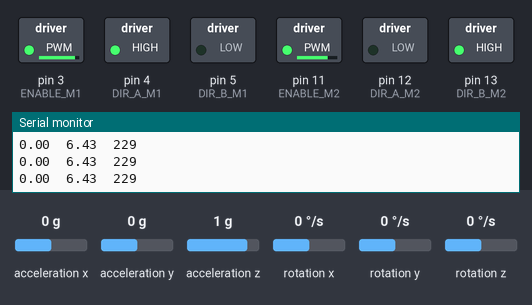
A sketch run on a simulated Arduino Uno, built with avr-gcc and run on an emulated ATmega328P. Parts: switched loads named in the sketch (green lamp = pin HIGH), the last lines printed to the serial monitor. Inputs (shaded band) come from the test bench; at power-on: rotation z 0 °/s, acceleration x 0 g, acceleration y 0 g, acceleration z 1 g, rotation x 0 °/s, rotation y 0 °/s.

Above: at 7.36 s.
7.4 s: rotation z set to -192 °/s
At 8.2 s:
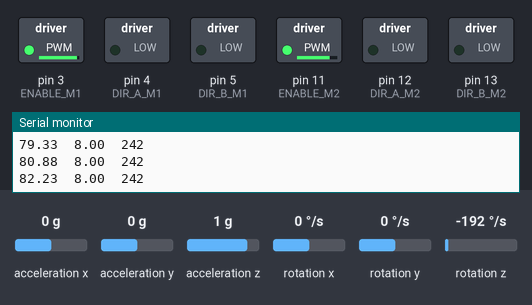
At 9.1 s:
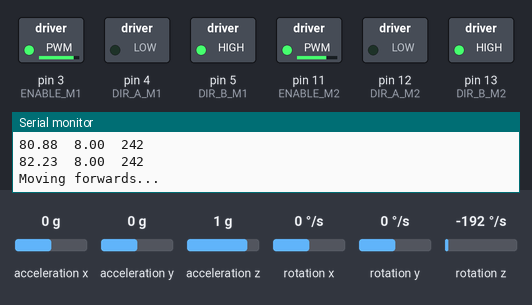
Timing chart, 0 to 15.8 s (numbered marks = the images above; inputs shaded):
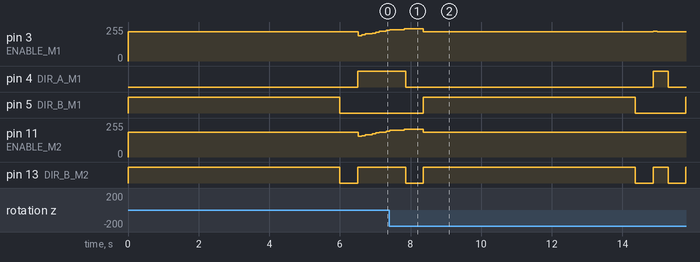

The sketch:

IMU.ino
```cpp
// (licence header left out)
/*
 * Updated by Ahmad Shamshiri on July 09, 2018 for Robojax.com
 * in Ajax, Ontario, Canada
 * watch instrucion video for this code:
For this sketch you need to connect:
VCC to 5V and GND to GND of Arduino
SDA to A4 and SCL to A5

S20A is 3.3V voltage regulator MIC5205-3.3BM5
*/

#include "MPU9250.h"
#include <PID_v1.h>

// MOTOR PARAMETERS
#define ENABLE_M1 3
#define DIR_A_M1 4
#define DIR_B_M1 5

// FASTER MOTOR
#define ENABLE_M2 11
#define DIR_A_M2 12
#define DIR_B_M2 13

#define SPEED_DIFF 35

const int min_fwd_speed = 220;
const int min_turn_speed = 210;
int speed;
double calculated_speed;
int set_PID_max = 1;
double PID_max;

// PID Gain Values
double Kp=0.05, Ki=5, Kd=0.1;

// an MPU9250 object with the MPU-9250 sensor on I2C bus 0 with address 0x68
MPU9250 IMU(Wire,0x68);
int status;

double yaw, desired_yaw;

// PID Control
PID turnPID(&yaw, &calculated_speed, &desired_yaw, Kp, Ki, Kd, DIRECT);

// Gyroscope Data
double omega_z; // RAD/SEC
double theta_z; // RAD

#define GZ_OFFSET   -0.000434851
#define THETA_SCALING  1.003786916

#define GZ_DEAD_PASS_CUTOFF 0.25 // RAD/SEC

// Filter Parameters
// LOW PASS FILTERS NOISE FROM RAW DATA
double curr_LP_filtered_data, prev_LP_filtered_data; // RAD/SEC

#define LP_CUTOFF_FREQ_HZ  5

double RC_LP = 1.0/(2*M_PI*LP_CUTOFF_FREQ_HZ);
double alpha_LP;

// Time Data
int t1, t2;
double dt;

double apply_dead_pass_gz(double gz) {
  if (abs(gz) < GZ_DEAD_PASS_CUTOFF) {
    return 0.0;
  } else {
    return gz;
  }
}

void reset_yaw() {
  omega_z = 0.0;
  theta_z = 0.0;
  yaw = 0.0;

  IMU.readSensor();
  t1 = millis();

  curr_LP_filtered_data = apply_dead_pass_gz(IMU.getGyroZ_rads() + GZ_OFFSET);
  prev_LP_filtered_data = curr_LP_filtered_data;
}

void update_yaw() {
  // Read the sensor
  IMU.readSensor();
  t2 = millis();

  // Apply LP Filter
  dt = (t2 - t1)/1000.0; // Convert to seconds
  alpha_LP = dt/(RC_LP+dt);

  curr_LP_filtered_data = prev_LP_filtered_data + (alpha_LP * (apply_dead_pass_gz(IMU.getGyroZ_rads() + GZ_OFFSET) - prev_LP_filtered_data));

  // Update integrations
  omega_z = (curr_LP_filtered_data + prev_LP_filtered_data)/2.0;
  theta_z += (omega_z * dt) * THETA_SCALING;

  // Setup parameters for next run
  t1 = t2;
  prev_LP_filtered_data = curr_LP_filtered_data;

  // Set yaw value
  yaw = abs(theta_z);
  Serial.print(yaw/M_PI*180);

  // Adjust the output according to current yaw value
  turnPID.Compute();
  Serial.print("  ");
  Serial.print(calculated_speed);
  if (set_PID_max) {
    PID_max = calculated_speed;
    set_PID_max = 0;
  }
  speed = map(calculated_speed, 0, PID_max+10, 155 + SPEED_DIFF, 255);
  Serial.print("  ");
  Serial.println(speed);
}

void turn_ccw() {
  Serial.println("Turning CCW...");

  // Set initial parameters
  reset_yaw();
  speed = min_turn_speed;
  set_PID_max = 1;

  // Initialize PID Parameters
//  desired_yaw = M_PI/2 - 8/180*M_PI;
//  desired_yaw = 1.43117; // 82 degrees
  desired_yaw = 1.41372; // 81 degrees
  turnPID.SetMode(AUTOMATIC); // Turn the PID on
  turnPID.SetTunings(Kp, Ki, Kd);

  analogWrite(ENABLE_M1, speed);
  analogWrite(ENABLE_M2, speed - SPEED_DIFF);

  digitalWrite(DIR_A_M1, HIGH);
  digitalWrite(DIR_A_M2, LOW);
  digitalWrite(DIR_B_M1, LOW);
  digitalWrite(DIR_B_M2, HIGH);

  while (abs(yaw) < desired_yaw) {
    update_yaw();
    analogWrite(ENABLE_M1, speed);
    analogWrite(ENABLE_M2, speed - SPEED_DIFF);
  }

  digitalWrite(DIR_A_M1, LOW);
  digitalWrite(DIR_B_M2, LOW);

  delay(500);
}

void move_forwards() {
  Serial.println("Moving forwards...");

  speed = min_fwd_speed;
  analogWrite(ENABLE_M1, speed);
  analogWrite(ENABLE_M2, speed  - SPEED_DIFF);

  digitalWrite(DIR_A_M1, LOW);
  digitalWrite(DIR_A_M2, LOW);
  digitalWrite(DIR_B_M1, HIGH);
  digitalWrite(DIR_B_M2, HIGH);

  delay(6000);

  digitalWrite(DIR_B_M1, LOW);
  digitalWrite(DIR_B_M2, LOW);

  delay(500);
}

void setup() {
  // serial to display data
  Serial.begin(115200);
  while(!Serial) {}

  // start communication with IMU
  status = IMU.begin();
  if (status < 0) {
    Serial.println("IMU initialization unsuccessful");
    Serial.println("Check IMU wiring or try cycling power");
    Serial.print("Status: ");
    Serial.println(status);
    while(1) {}
  }
  // setting the accelerometer full scale range to +/-8G
  IMU.setAccelRange(MPU9250::ACCEL_RANGE_8G);
  // setting the gyroscope full scale range to +/-500 deg/s
  IMU.setGyroRange(MPU9250::GYRO_RANGE_500DPS);
  // setting DLPF bandwidth to 20 Hz
  IMU.setDlpfBandwidth(MPU9250::DLPF_BANDWIDTH_20HZ);
  // setting SRD to 19 for a 50 Hz update rate
  IMU.setSrd(19);

  // pinMode(ENABLE_M1, OUTPUT);
  pinMode(DIR_A_M1, OUTPUT);
  pinMode(DIR_B_M1, OUTPUT);

  // pinMode(ENABLE_M2, OUTPUT);
  pinMode(DIR_A_M2, OUTPUT);
  pinMode(DIR_B_M2, OUTPUT);

  speed = min_fwd_speed;

// WITHOUT MOTORS
//  omega_z = 0.0;
//  theta_z = 0.0;
//
//  IMU.readSensor();
//  t1 = millis();
//
//  curr_LP_filtered_data = apply_dead_pass_gz(IMU.getGyroZ_rads() + GZ_OFFSET);
//  prev_LP_filtered_data = curr_LP_filtered_data;
}

void loop() {
  // WITH MOTORS
  move_forwards();
  turn_ccw();


  // WITHOUT MOTORS
//  // read the sensor
//  IMU.readSensor();
//
//  // Apply LP Filter
//  t2 = millis();
//  dt = (t2 - t1)/1000.0; // Convert to seconds
//  alpha_LP = dt/(RC_LP+dt);
//
//  curr_LP_filtered_data = prev_LP_filtered_data + (alpha_LP * (apply_dead_pass_gz(IMU.getGyroZ_rads() + GZ_OFFSET) - prev_LP_filtered_data));
//
//  // Update integrations
//  omega_z = (curr_LP_filtered_data + prev_LP_filtered_data)/2.0;
//  theta_z += (omega_z * dt) * GZ_SCALING;
//
//  // Setup parameters for next integration
//  t1 = t2;
//
//  // Set yaw value
//  yaw = abs(theta_z);
//
//  // display the data (1)
//  Serial.print("GyroZ: ");
//  Serial.print(curr_LP_filtered_data,6);
//  Serial.print("  ");
//  Serial.print("Time in [sec]: ");
//  Serial.print(t2/1000.0);
//  Serial.print("  ");
//  Serial.print("Gyro Yaw in [deg]: ");
//  Serial.println(yaw/M_PI*180);

//  prev_LP_filtered_data = curr_LP_filtered_data;
}
```

Measured:
- after the input at 7.4 s, pin 4 (DIR_A_M1): HIGH → LOW after 0.46 s, → HIGH 7.0 s later, → LOW 0.43 s later; pin 5 (DIR_B_M1): LOW → HIGH after 0.96 s, → LOW 6.0 s later, → HIGH 1.4 s later; pin 13 (DIR_B_M2): goes LOW 0.50 s, HIGH 6.0 s, LOW 0.51 s, HIGH 0.43 s, LOW 0.50 s, then HIGH, starting after 0.46 s
